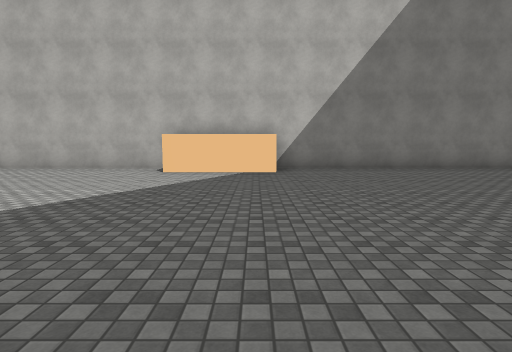
View 1 (above)

24 first-person views from a walk through a Unity game level. The camera is 1.5 m above the floor, tilts 6° down and sees 80° across. The floor is counted in squares, 2 m on a side. Each view is taken from the middle of a square. On the plan, view 1 faces up. The plan holds only what a view shows up to about 10 squares ahead; the rest is blank. The place goes on beyond the plan. Surface patterns are stand-ins for the level's own textures.

View 2
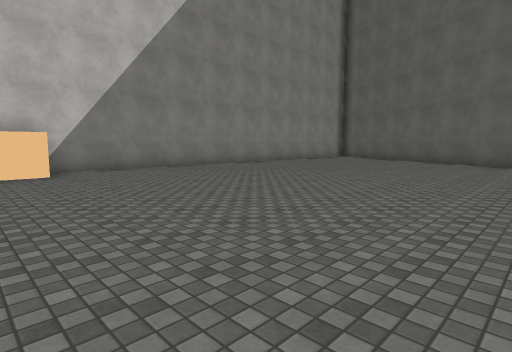

View 3
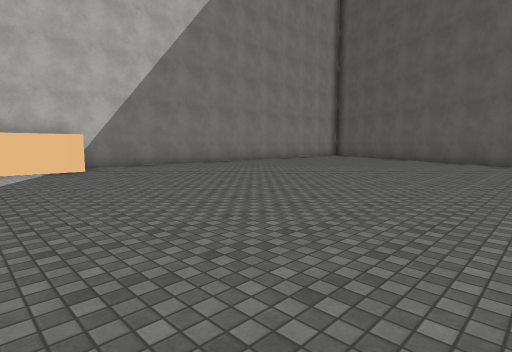

View 4
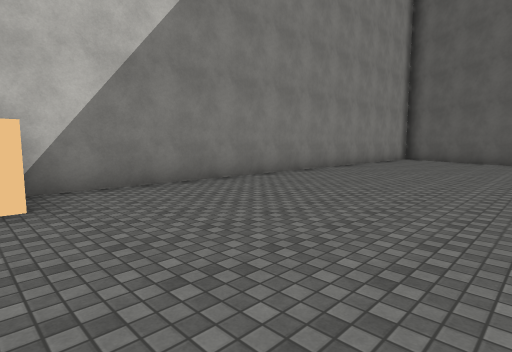

View 5
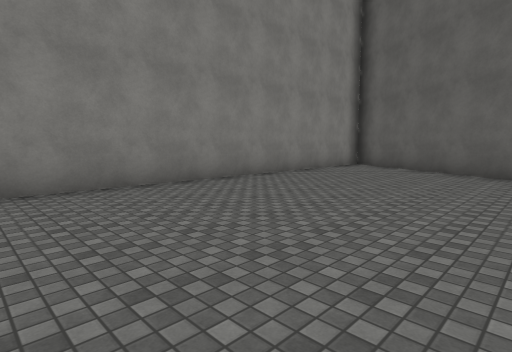

View 6
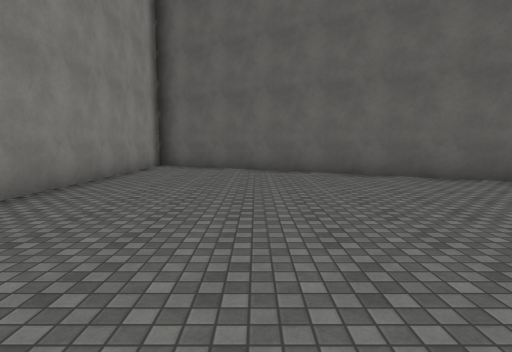

View 7
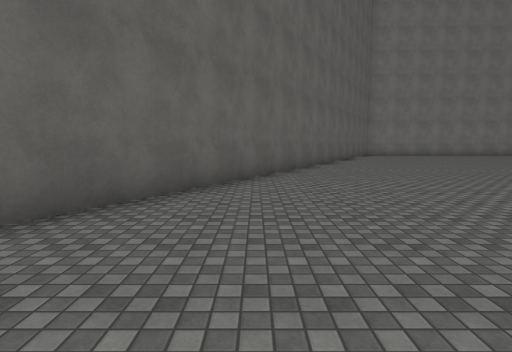

View 8
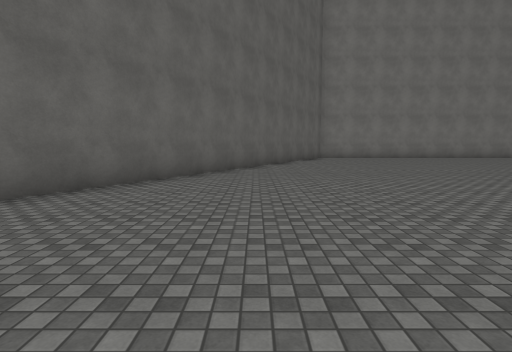

View 9
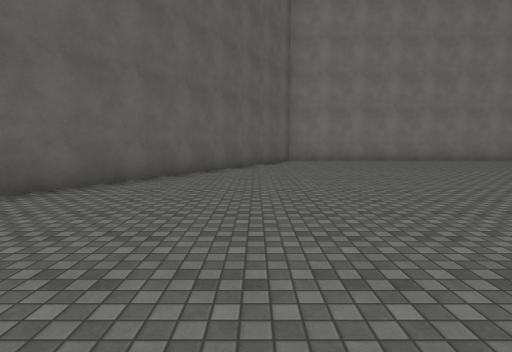

View 10
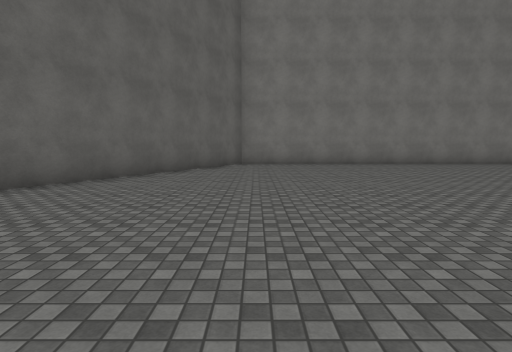

View 11
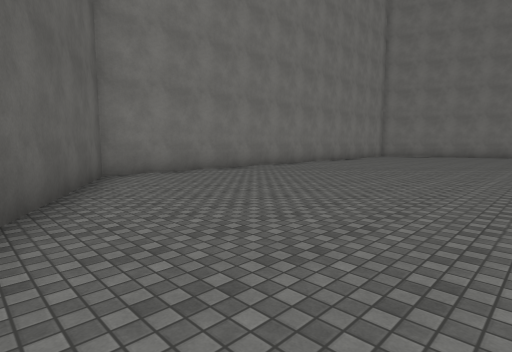

View 12
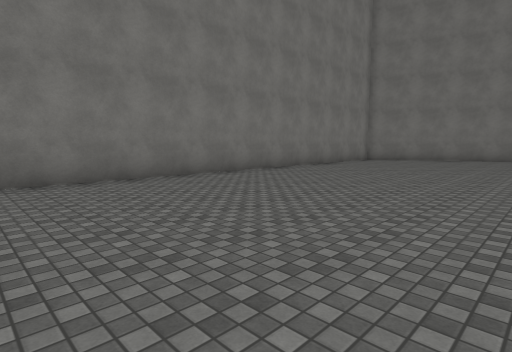

View 13
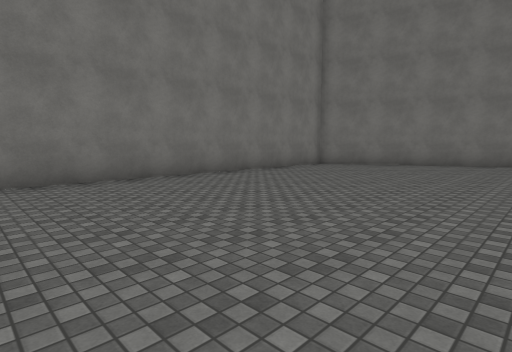

View 14
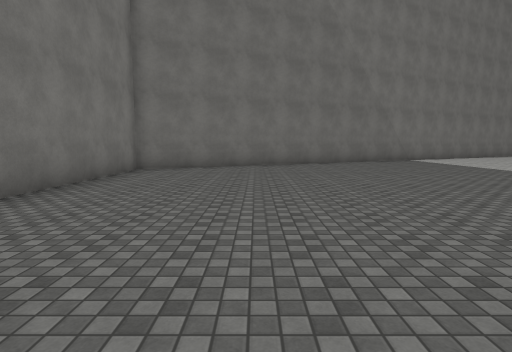

View 15
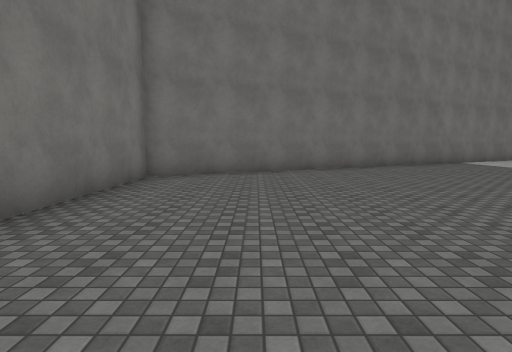

View 16
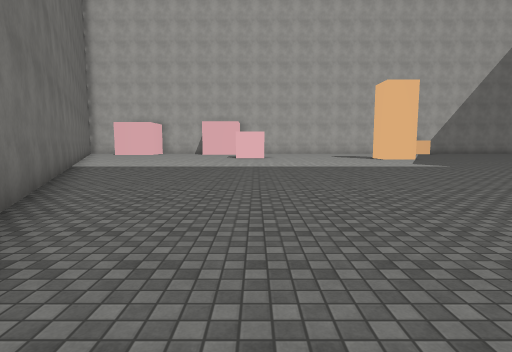

View 17
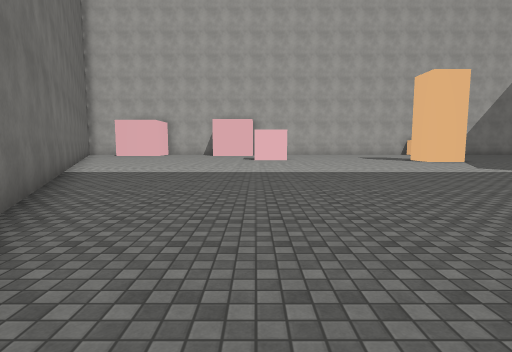

View 18
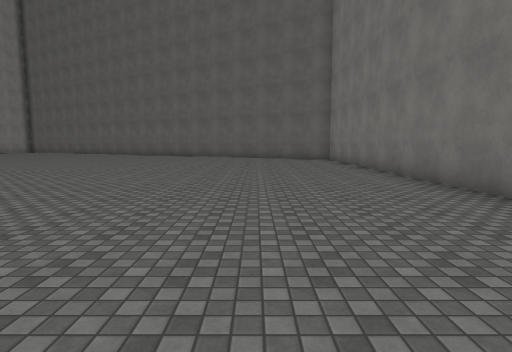

View 19
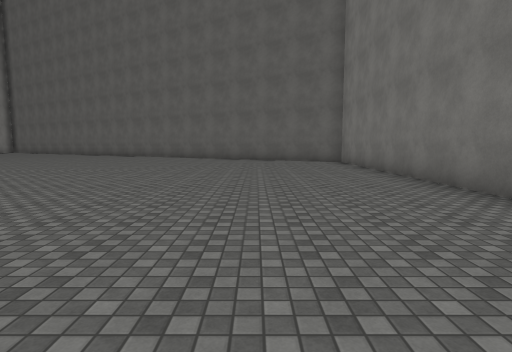

View 20
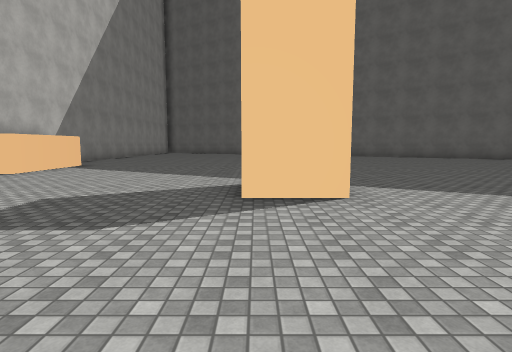

View 21
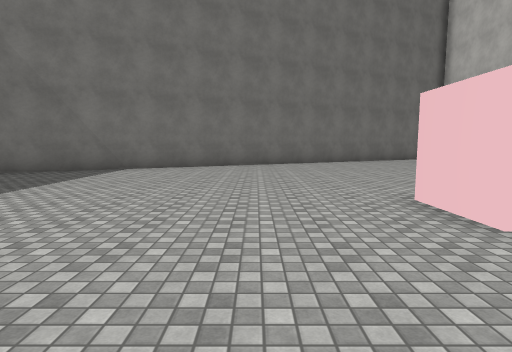

View 22
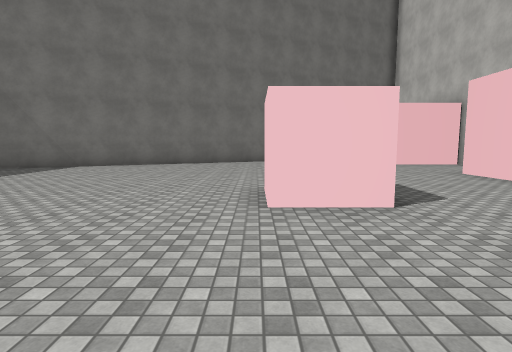

View 23
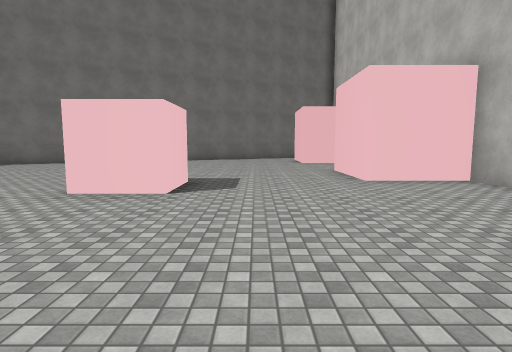

View 24
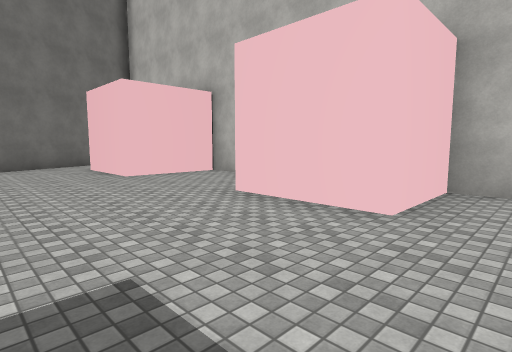

### Floor plan
Points are (right, up) in squares from view 1. A wall is a line through its corners. A room is listed if a view was taken in it or the views show most of it. See-through windows are left out.
Room 1 (views 1, 2, 3, 4, 5, 6, 7, 8, 9, 10, 11, 12, 13, 14, 15, 16, 17, 18, 19, 20, 21, 22, 23, 24)
walls: (-5.8, 0.6) (-5.8, 2.2); (0.6, 8) (-2.5, 8); (-13.1, 3.6) (-11.6, 3.6) (-11.6, 2.1) (-13.1, 2.1); (-2.8, 9.4) (-7.9, 9.4); (-12.1, 9.4) (-13.2, 9.4) (-13.2, 7.2) (-15.8, 7.2); (-19.1, -1.9) (-12.9, -14.5) (2.5, -14.5) (15.1, 8.2); (-18.1, 9.4) (-19.1, 9.4) (-19.1, 6.8) (-21.6, 6.8); (15.1, 9.4) (0.6, 9.4)
ways out: opening at (-22, 6)

Positions as (right, up) in squares from view 1, and headings:
1: (0, 0), facing up
2: (-1, 0), facing up-right
3: (-2, -1), facing up-right
4: (0, 4), facing up-right
5: (5, 4), facing up-right
6: (5, 6), facing right
7: (10, 6), facing down
8: (6, 2), facing down
9: (4, -1), facing down
10: (2, -3), facing down
11: (5, -7), facing down-left
12: (1, -8), facing down-left
13: (-3, -8), facing down-left
14: (-4, -11), facing left
15: (-6, -12), facing left
16: (-12, -14), facing up
17: (-13, -12), facing up
18: (-12, -11), facing right
19: (-10, -11), facing right
20: (-10, 2), facing right
21: (-9, 0), facing left
22: (-8, 2), facing left
23: (-7, 5), facing left
24: (-12, 4), facing up-left
